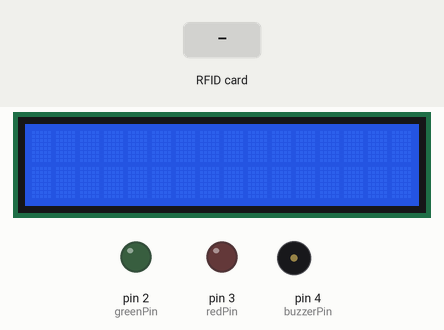
This sketch was run on a simulated Arduino Mega 2560, built with avr-gcc and run on an emulated ATmega2560. Parts: 16×2 character LCD, output pins drawn as LEDs (lit = HIGH), buzzer (waves = sounding, pin HIGH). The inputs (shaded band) are chosen by the test bench. Pins used as bus, display or sensor lines are not drawn.

Above: at 1.3 s.
1.4 s: RFID card DA C8 7D 91 held to the reader
At 2.8 s:
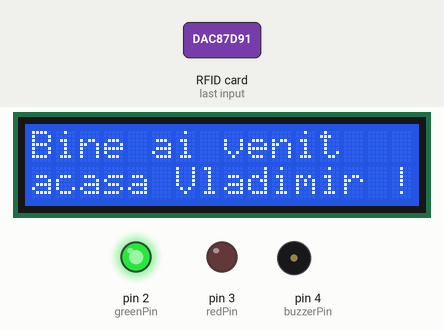
4.4 s: RFID card 5E 7A 19 C4 held to the reader
At 5.7 s:
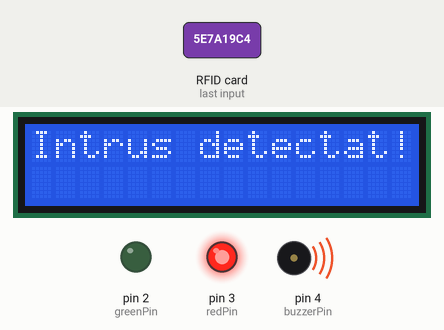
Timing chart, 0 to 10.9 s (numbered marks = the images above; inputs shaded):
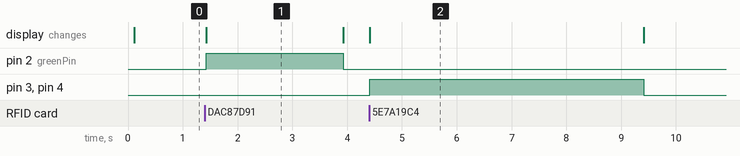

Measured:
- after the input at 1.4 s, pin 2 (greenPin): LOW → HIGH at once, → LOW 2.5 s later; the display: changes at once (image 1)
- after the input at 4.4 s, pin 3 (redPin), pin 4 (buzzerPin): LOW → HIGH at once, → LOW 5.0 s later; the display: changes at once (image 2)
- what the display in image 1 shows lasts 2.5 s, from 1.4 s to 3.9 s

The sketch:

RFID.ino
```cpp
#include <SPI.h>
#include <MFRC522.h>
#include <LiquidCrystal.h>

#define RST_PIN 5
#define SS_PIN 53

MFRC522 mfrc522(SS_PIN, RST_PIN);

byte accessUID[4] = {0xDA, 0xC8, 0x7D, 0x91};
int greenPin = 2;
int redPin = 3;
int buzzerPin = 4;
LiquidCrystal lcd(7, 8, 9, 10, 11, 12);

void setup() {
  pinMode(greenPin, OUTPUT);
  pinMode(redPin, OUTPUT);
  pinMode(buzzerPin, OUTPUT);
	Serial.begin(9600);
	while (!Serial);
	SPI.begin();
	mfrc522.PCD_Init();
	delay(4);
  lcd.begin(16, 2);
}

void loop() {
	if ( ! mfrc522.PICC_IsNewCardPresent()) {
		return;
	}

	if ( ! mfrc522.PICC_ReadCardSerial()) {
		return;
	}

	if(mfrc522.uid.uidByte[0] == accessUID[0] && mfrc522.uid.uidByte[1] == accessUID[1] && mfrc522.uid.uidByte[2] == accessUID[2] && mfrc522.uid.uidByte[3] == accessUID[3])
  {
    lcd.setCursor(0, 0);
    lcd.print("Bine ai venit");
    lcd.setCursor(0, 1);
    lcd.print("acasa Vladimir !");
    digitalWrite(greenPin, HIGH);
    delay(2500);
    digitalWrite(greenPin, LOW);
    lcd.setCursor(0, 0);
    lcd.print("                ");
    lcd.setCursor(0, 1);
    lcd.print("                ");
  }
  else
  {
    lcd.setCursor(0, 0);
    lcd.print("Intrus detectat!");
    digitalWrite(redPin, HIGH);
    digitalWrite(buzzerPin, HIGH);
    delay(5000);
    digitalWrite(redPin, LOW);
    digitalWrite(buzzerPin, LOW);
    lcd.setCursor(0, 0);
    lcd.print("                ");
  }

  mfrc522.PICC_HaltA();
}
```
